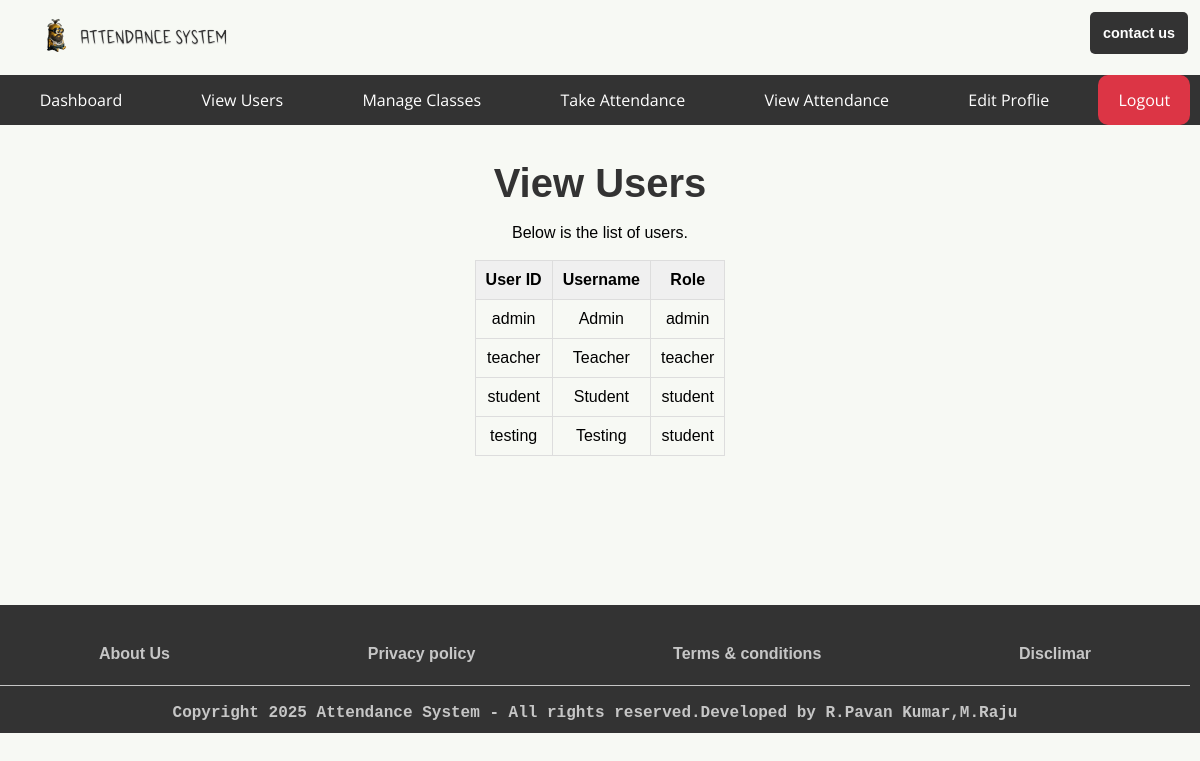
/teacher/view_users (signed in), run on the app's committed database.
### app.py (models this page shows, shortened)
class User(db.Model):
    userid = db.Column(db.String(10), primary_key=True, unique=True, nullable=False)
    username = db.Column(db.String(150), nullable=False)
    password_hash = db.Column(db.String(150), nullable=False)
    role = db.Column(db.String(50), nullable=False)

### app.py (the view)
@app.route('/teacher/view_users', methods=['GET', 'POST'])
@role_required('teacher')
def view_users():
    users = User.query.all()  # Get all users from the database
    return render_template('auth/dashboards/teacher/view_users.html', users=users)

### app.py (called while the page is built)
def role_required(roles):
    if not isinstance(roles, list):
        roles = [roles]  # Ensure roles is a list
    def decorator(func):
        @wraps(func)
        def wrapper(*args, **kwargs):
            if 'username' not in session:
                return redirect(url_for('login'))
            user = User.query.filter_by(username=session['username']).first()
            if user.role not in roles:  # Check if the user's role is in the allowed roles list
                return redirect(url_for('index'))  # Redirect to the home page if unauthorized
            return func(*args, **kwargs)
        return wrapper
    return decorator

### templates/auth/dashboards/teacher/view_users.html (shortened to what this page needs)
{% extends 'base/base_teacher.html' %}
{% block body %}
<main>
    <h1>View Users</h1><br/>
    <p>Below is the list of users.</p><br/>
    <div style="overflow-x: auto; max-width: 100%;">
    <table>
        <thead>
            <tr>
                <th>User ID</th>
                <th>Username</th>
                <th>Role</th>
            </tr>
        </thead>
        <tbody>
            {% if users %}
                {% for user in users %}
                    <tr>
                        <td>{{ user.userid }}</td>
                        <td>{{ user.username }}</td>
                        <td>{{ user.role }}</td>
                    </tr>
                {% endfor %}
            {% else %}
                <tr><td colspan="4">No users found.</td></tr>
            {% endif %}
        </tbody>
    </table>
</div>
</main>
{% endblock body %}

### static/styles/index.css (style rules this page uses)
* { background: #f7f9f4; font-family: 'Arial', sans-serif; margin: 0; padding: 0; box-sizing: border-box; font-size: 1rem; text-decoration: none; }
main { display: flex; justify-content: start; align-items: center; flex-direction: column; padding: 3% 0; width: 100%; min-height: 60vh; }
table { margin: 0 auto; border-collapse: collapse; border-spacing: 0; width: 100%; border: 1px solid #ddd; }
th, td { border: 1px solid #ddd; padding: 10px; text-align: center; }
th { background-color: #f0f0f0; }
h1 { text-align: center; font-size: 2.5rem; color: #333; }

### data on the page
User: userid "admin", username "Admin", role "admin"
User: userid "teacher", username "Teacher", role "teacher"
User: userid "student", username "Student", role "student"
User: userid "testing", username "Testing", role "student"
